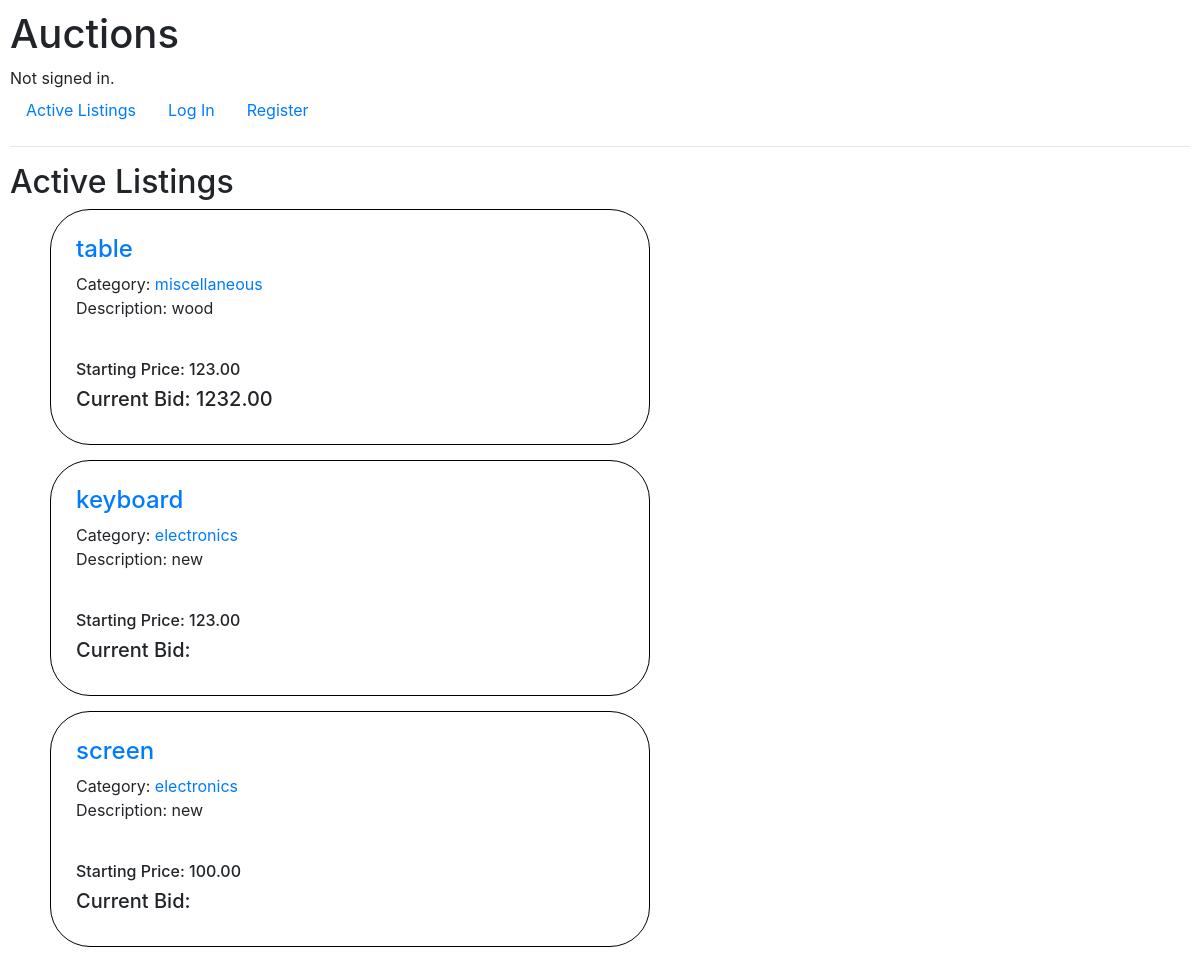
/, run on an earlier commit of the app's database.
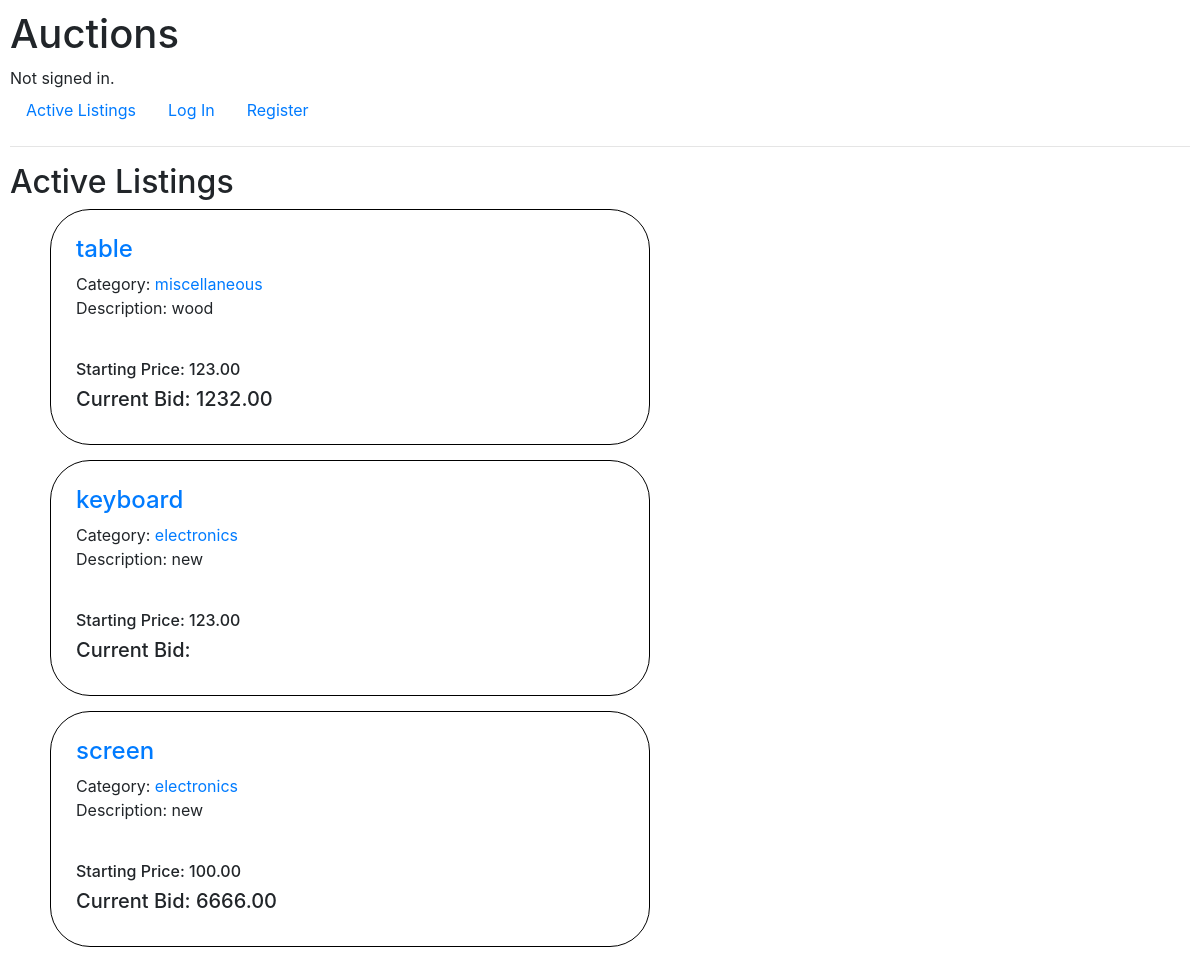
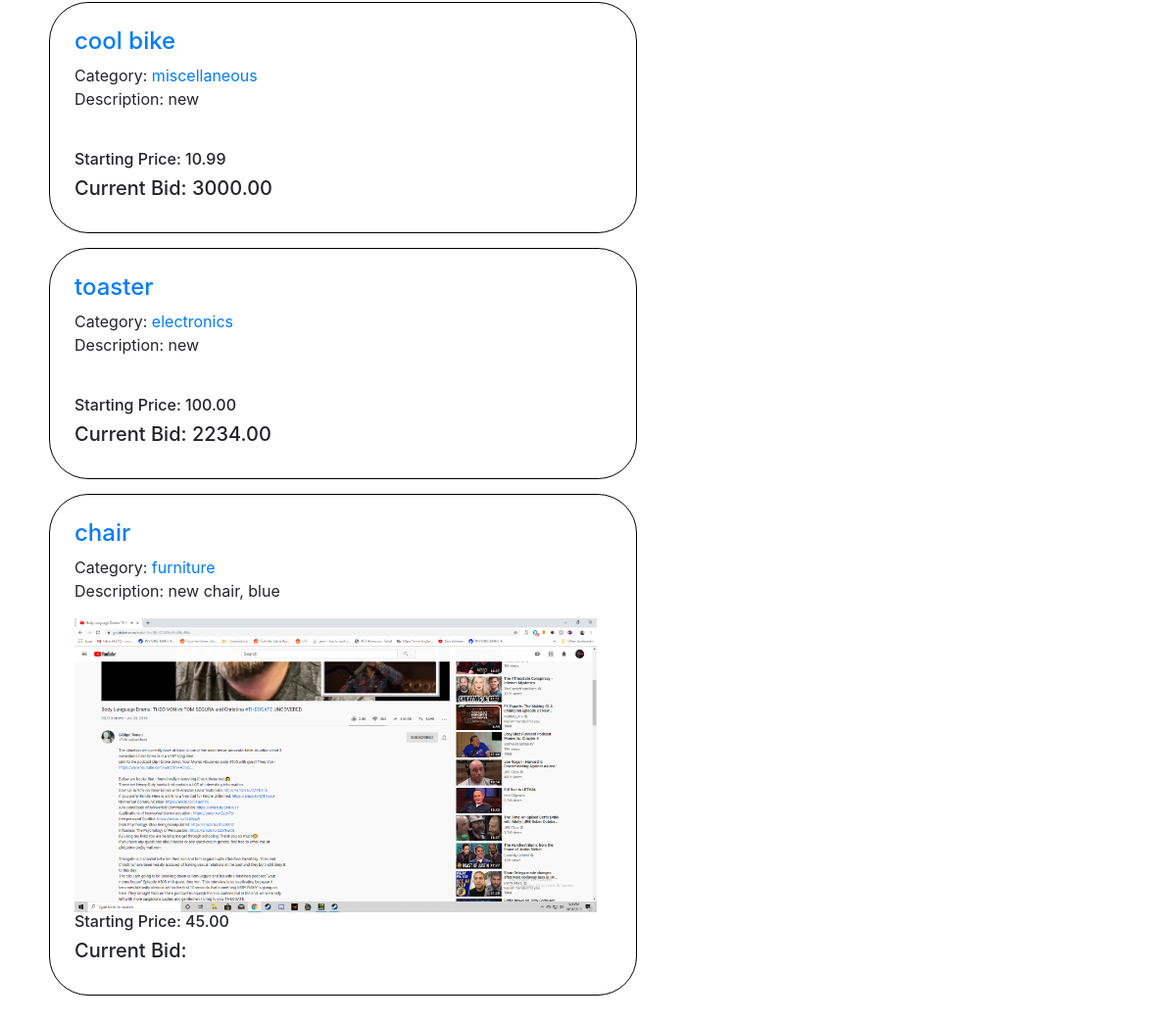
And on a later commit of the database (2 pictures, top to bottom).
### auctions/models.py (models this page shows, shortened)
class Item(models.Model):
    Category_Choices = [
        ('miscellaneous', 'Miscellaneous'),
        ('books', 'Books'),
        ('clothing', 'Clothing'),
        ('electronics', 'Electronics'),
        ('furniture', 'Furniture'),
        ('toys', 'Toys'),
    ]
    title = models.CharField(max_length=64)
    description = models.CharField(max_length=64)
    startingbid = models.DecimalField(max_digits=6, decimal_places=2)
    item_img = models.ImageField(upload_to='images', default='path/to/my/default/image.jpg')
    category = models.CharField(max_length=64, choices=Category_Choices, default='miscellaneous')
    watchlist_user = models.ManyToManyField(User, related_name='watchlists', blank=True)
    is_open = models.BooleanField(default=True)
    owner = models.ForeignKey(User, on_delete=models.CASCADE, related_name='items')
    def highest_bid(self):
        highest_bid = self.bid_set.latest('amount')
        return highest_bid

class Bid(models.Model):
    listing = models.ForeignKey(Item, on_delete=models.CASCADE, null=True)
    user = models.ForeignKey(User, on_delete=models.CASCADE, null=True)
    amount = models.DecimalField(max_digits=6, decimal_places=2, null=True)
    timestamp = models.DateTimeField(auto_now_add=True, null=True)

### auctions/views.py (the view)
# urls.py: path("", views.index, name="index"),
def index(request):
    return render(request, "auctions/index.html",
    {
        "listings":Item.objects.all()
    })

### auctions/templates/auctions/index.html
{% extends "auctions/layout.html" %}
{% block body %}
<div>
    <h2>Active Listings</h2>
        <ul>
        {% for listing in listings %}
            <div class = "homepage-item">
                <h4><a href = "{% url 'listing' listing.id %}">{{ listing.title }}</a></h4>
                Category: <a href="{% url 'display_category' listing.category %}">{{ listing.category }}</a>
                <p>Description: {{ listing.description }}</p>
                <img src ="{{ listing.item_img.url }}" class="img-responsive" alt="{{ title }}" style="max-height:300px">
                <h6>Starting Price: {{ listing.startingbid }}</h4>
                <h5>Current Bid: {{ listing.highest_bid.amount }}</h3>
            </div>
        {% endfor %}
        </ul>
    </div>
{% endblock %}

### auctions/templates/auctions/layout.html (shortened to what this page needs)
{% load static %}
<!DOCTYPE html>
<html lang="en">
    <head>
        <link rel="stylesheet" href="https://stackpath.bootstrapcdn.com/bootstrap/4.4.1/css/bootstrap.min.css">
        <link href="{% static 'auctions/styles.css' %}" rel="stylesheet">
        <link rel="stylesheet" href="styles.css">
    </head>
    <div>
        <body>
            <h1>Auctions</h1>
            <div>
                {% if user.is_authenticated %}
                    Signed in as <strong>{{ user.username }}</strong>.
                {% else %}
                    Not signed in.
                {% endif %}
            </div>
            <ul class="nav">
                <li class="nav-item">
                    <a class="nav-link" href="{% url 'index' %}">Active Listings</a>
                </li>
                {% if user.is_authenticated %}
                    <li class="nav-item">
                        <a class="nav-link" href="{% url 'logout' %}">Log Out</a>
                    </li>
                    <li>
                        <a class="nav-link" href="{% url 'newlisting' %}">Create Listing</a>
                    </li>
                    <li>
                        <a class="nav-link" href="{% url 'watchlist' %}">Watchlist</a>
                    </li>
                {% else %}
                    <li class="nav-item">
                        <a class="nav-link" href="{% url 'login' %}">Log In</a>
                    </li>
                    <li class="nav-item">
                        <a class="nav-link" href="{% url 'register' %}">Register</a>
                    </li>
                {% endif %}
            </ul>
            <hr>
                {% block body %}
                {% endblock %}
        </body>
    </div>
</html>

### auctions/static/auctions/styles.css (style rules this page uses)
body { padding: 10px; }
.homepage-item { display: inline-block; border-radius: 40px; border: 1px solid black; padding: 25px; margin-bottom: 15px; margin-right: 10x; width: 600px; }

What changed in the data, as far as the page shows it:
changed Item "screen": highest_bid.amount (not shown) → "6666.00"
added Item: title "cool bike", category "miscellaneous", description "new", startingbid "10.99", highest_bid.amount "3000.00"
added Item: title "toaster", category "electronics", description "new", startingbid "100.00", highest_bid.amount "2234.00"
added Item: title "chair", category "furniture", description "new chair, blue", item_img (picture), startingbid "45.00"
